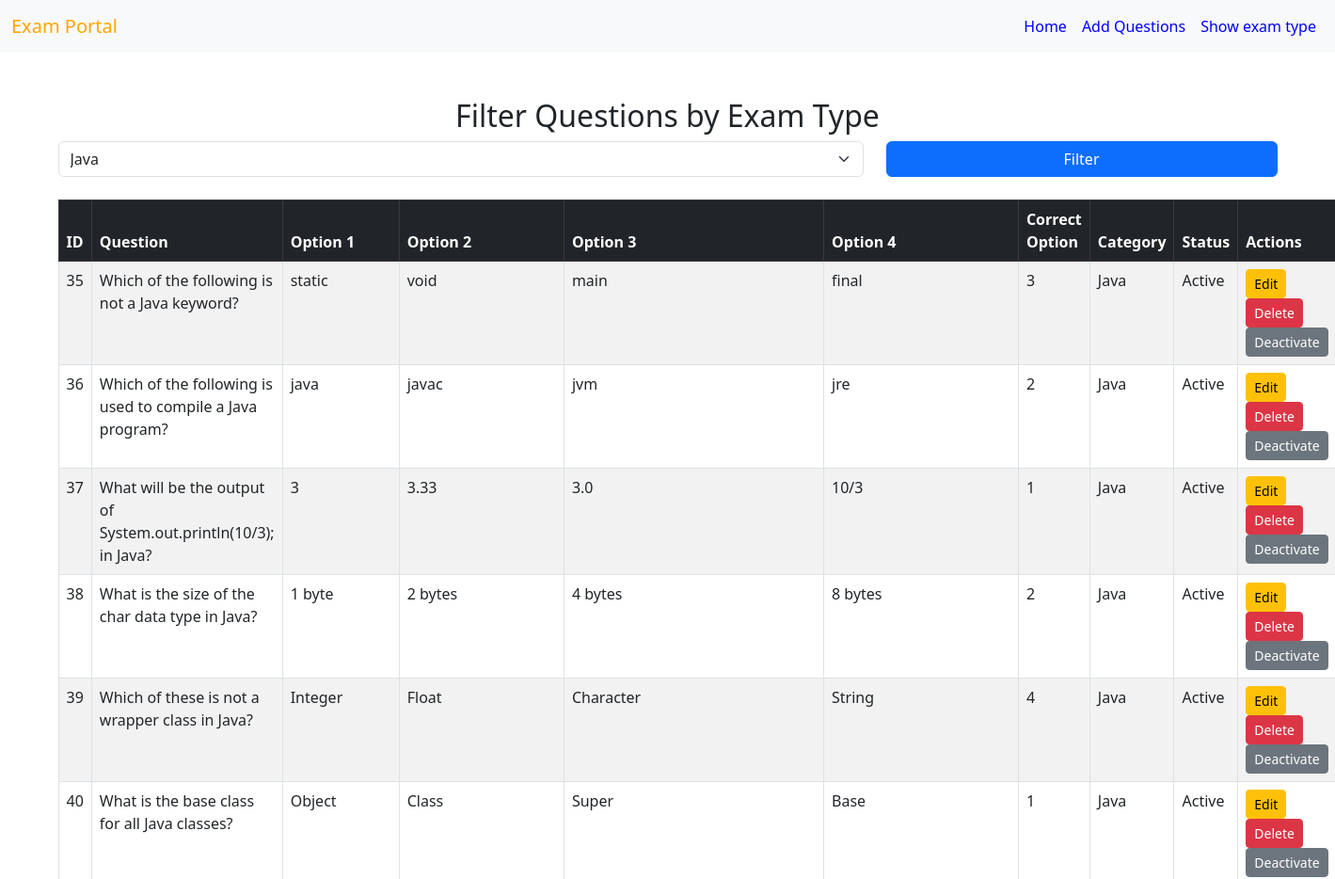
Before: /Show_question.php?exam_type=Java (upper part) with the older database file.
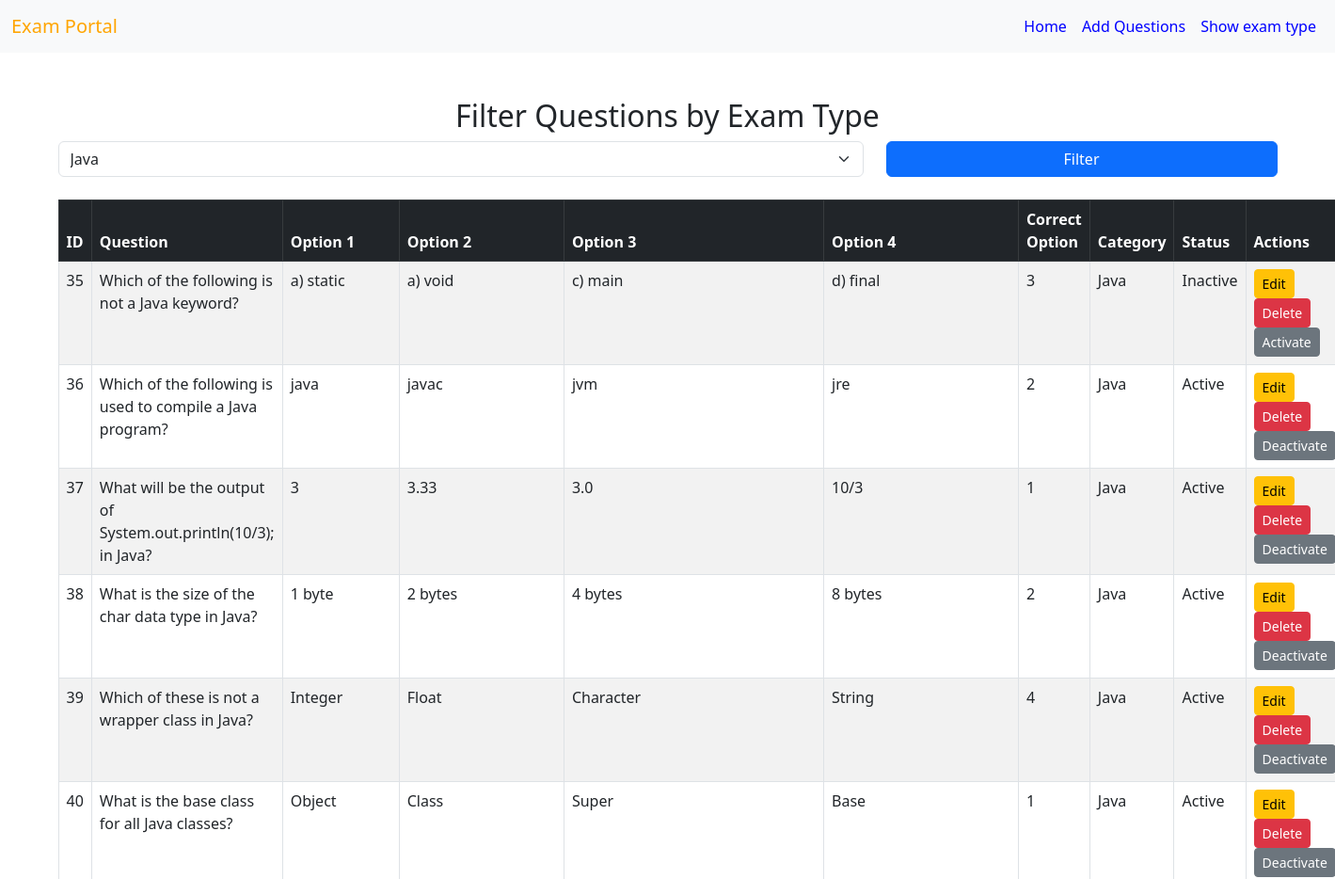
After: the same page with the newer database file.
### tables this page shows
CREATE TABLE `questions` (
  `id` int(11) NOT NULL,
  `exam_type` text DEFAULT NULL,
  `question` text DEFAULT NULL,
  `option1` varchar(255) DEFAULT NULL,
  `option2` varchar(255) DEFAULT NULL,
  `option3` varchar(255) DEFAULT NULL,
  `option4` varchar(255) DEFAULT NULL,
  `correct_option` int(11) DEFAULT NULL,
  `level` int(2) NOT NULL,
  `status` int(6) NOT NULL DEFAULT 1
);

### Show_question.php (the view, shortened to what this page needs)
<?php
include 'conn.php';
$selected_exam_type = isset($_GET['exam_type']) ? $conn->real_escape_string($_GET['exam_type']) : '';
$query = "SELECT * FROM questions";
if (!empty($selected_exam_type)) {
    $query .= " WHERE exam_type='$selected_exam_type'";
}
$questions = $conn->query($query);
$exam_types = $conn->query("SELECT * FROM exam_type_menu WHERE status=1");
?>
<!DOCTYPE html>
<html>
<head>
    <link rel="stylesheet" href="https://cdnjs.cloudflare.com/ajax/libs/bootstrap/5.3.0/css/bootstrap.min.css">
</head>
<body>
<nav class="navbar navbar-expand-lg navbar-light bg-light">
    <div class="container-fluid">
        <a class="navbar-brand" style="color: orange;" href="#">Exam Portal</a>
        <div class="collapse navbar-collapse" id="navbarNav">
            <ul class="navbar-nav ms-auto">
            <li class="nav-item">
                    <a class="nav-link" style="color: blue;" href="show_candidate.php">Home</a>
                </li>
                <li class="nav-item">
                    <a class="nav-link" style="color: blue;" href="add_question.php">Add Questions</a>
                </li>
                <li class="nav-item">
                    <a class="nav-link" style="color: blue;" href="show_exam_type.php">Show exam type</a>
                </li>
            </ul>
        </div>
    </div>
</nav>
<div class="container mt-5">
    <h2 class="text-center">Filter Questions by Exam Type</h2>
    <form method="GET" class="mb-4">
        <div class="row">
            <div class="col-md-8">
                <select name="exam_type" class="form-select" onchange="this.form.submit()">
                    <?php while ($row = $exam_types->fetch_assoc()) { ?>
                        <option value="<?php echo htmlspecialchars($row['exam_type']); ?>"
                            <?php if ($selected_exam_type === $row['exam_type']) echo 'selected'; ?>>
                            <?php echo htmlspecialchars($row['exam_type']); ?>
                        </option>
                    <?php } ?>
                </select>
            </div>
            <div class="col-md-4">
                <button type="submit" class="btn btn-primary w-100">Filter</button>
            </div>
        </div>
    </form>
    <table class="table table-bordered table-striped">
        <thead class="table-dark">
            <tr>
                <th>ID</th>
                <th>Question</th>
                <th>Option 1</th>
                <th>Option 2</th>
                <th>Option 3</th>
                <th>Option 4</th>
                <th>Correct Option</th>
                <th>Category</th>
                <th>Status</th>
                <th>Actions</th>
            </tr>
        </thead>
        <tbody>
            <?php
            if ($questions->num_rows > 0) {
                while ($row = $questions->fetch_assoc()) { ?>
                    <tr>
                        <td><?php echo $row['id']; ?></td>
                        <td><?php echo htmlspecialchars($row['question']); ?></td>
                        <td><?php echo htmlspecialchars($row['option1']); ?></td>
                        <td><?php echo htmlspecialchars($row['option2']); ?></td>
                        <td><?php echo htmlspecialchars($row['option3']); ?></td>
                        <td><?php echo htmlspecialchars($row['option4']); ?></td>
                        <td><?php echo htmlspecialchars($row['correct_option']); ?></td>
                        <td><?php echo htmlspecialchars($row['exam_type']); ?></td>
                        <td><?php echo $row['status'] == 1 ? 'Active' : 'Inactive'; ?></td>
                        <td>
                            <a href="edit_question.php?id=<?php echo $row['id']; ?>" class="btn btn-warning btn-sm">Edit</a>
                            <a href="?delete_id=<?php echo $row['id']; ?>" class="btn btn-danger btn-sm" onclick="return confirm('Are you sure?')">Delete</a>
                            <a href="?toggle_id=<?php echo $row['id']; ?>" class="btn btn-secondary btn-sm">
                                <?php echo $row['status'] == 1 ? 'Deactivate' : 'Activate'; ?>
                            </a>
                        </td>
                    </tr>
                <?php }
            } else { ?>
                <tr>
                    <td colspan="10" class="text-center">No questions found for the selected exam type</td>
                </tr>
            <?php } ?>
        </tbody>
    </table>
</div>
</body>
</html>

Changed rows visible on the page:
changed questions "Which of the following is not a Java keyword?": option1 "static" → "a) static"; option2 "void" → "a) void"; option3 "main" → "c) main"; option4 "final" → "d) final"; status "Active Deactivate" → "Inactive Activate"
